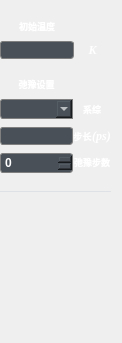
       <widget class="QWidget" name="page_2">
        <property name="geometry">
         <rect>
          <x>0</x>
          <y>0</y>
          <width>122</width>
          <height>343</height>
         </rect>
        </property>
        <attribute name="icon">
         <iconset>
          <selectedon>:/background/原子服务.png</selectedon>
         </iconset>
        </attribute>
        <attribute name="label">
         <string>环境设置</string>
        </attribute>
        <layout class="QVBoxLayout" name="verticalLayout_18">
         <property name="leftMargin">
          <number>0</number>
         </property>
         <property name="bottomMargin">
          <number>150</number>
         </property>
         <item>
          <layout class="QVBoxLayout" name="verticalLayout_12">
           <property name="spacing">
            <number>6</number>
           </property>
           <item>
            <layout class="QVBoxLayout" name="verticalLayout_10" stretch="1,2">
             <property name="spacing">
              <number>0</number>
             </property>
             <item>
              <layout class="QHBoxLayout" name="horizontalLayout_7" stretch="2,1">
               <property name="spacing">
                <number>0</number>
               </property>
               <item>
                <layout class="QVBoxLayout" name="verticalLayout_6">
                 <item>
                  <widget class="QLabel" name="label_12">
                   <property name="sizePolicy">
                    <sizepolicy hsizetype="Preferred" vsizetype="Fixed">
                     <horstretch>0</horstretch>
                     <verstretch>0</verstretch>
                    </sizepolicy>
                   </property>
                   <property name="font">
                    <font>
                     <family>微软雅黑</family>
                     <pointsize>7</pointsize>
                     <weight>75</weight>
                     <bold>true</bold>
                    </font>
                   </property>
                   <property name="styleSheet">
                    <string notr="true">color: rgb(255, 255, 255);
</string>
                   </property>
                   <property name="text">
                    <string>初始温度</string>
                   </property>
                   <property name="alignment">
                    <set>Qt::AlignCenter</set>
                   </property>
                  </widget>
                 </item>
                 <item>
                  <widget class="QLineEdit" name="lineEdit">
                   <property name="sizePolicy">
                    <sizepolicy hsizetype="Preferred" vsizetype="Fixed">
                     <horstretch>0</horstretch>
                     <verstretch>0</verstretch>
                    </sizepolicy>
                   </property>
                   <property name="font">
                    <font>
                     <family>Arial</family>
                     <pointsize>9</pointsize>
                     <weight>75</weight>
                     <bold>true</bold>
                    </font>
                   </property>
                   <property name="styleSheet">
                    <string notr="true">border: 1px solid gray;
border-radius: 3px;
background-color: #495057;
color: rgb(255, 255, 255);</string>
                   </property>
                   <property name="alignment">
                    <set>Qt::AlignCenter</set>
                   </property>
                  </widget>
                 </item>
                </layout>
               </item>
               <item>
                <layout class="QVBoxLayout" name="verticalLayout_7">
                 <property name="bottomMargin">
                  <number>7</number>
                 </property>
                 <item>
                  <layout class="QHBoxLayout" name="horizontalLayout_6" stretch="1,8,1">
                   <item>
                    <spacer name="horizontalSpacer_5">
                     <property name="orientation">
                      <enum>Qt::Horizontal</enum>
                     </property>
                     <property name="sizeHint" stdset="0">
                      <size>
                       <width>40</width>
                       <height>20</height>
                      </size>
                     </property>
                    </spacer>
                   </item>
                   <item>
                    <widget class="QLabel" name="label_10">
                     <property name="styleSheet">
                      <string notr="true">border-image: url(:/background/温度.png);</string>
                     </property>
                     <property name="text">
                      <string/>
                     </property>
                    </widget>
                   </item>
                   <item>
                    <spacer name="horizontalSpacer_6">
                     <property name="orientation">
                      <enum>Qt::Horizontal</enum>
                     </property>
                     <property name="sizeHint" stdset="0">
                      <size>
                       <width>40</width>
                       <height>20</height>
                      </size>
                     </property>
                    </spacer>
                   </item>
                  </layout>
                 </item>
                 <item>
                  <widget class="QLabel" name="label_11">
                   <property name="sizePolicy">
                    <sizepolicy hsizetype="Preferred" vsizetype="Preferred">
                     <horstretch>0</horstretch>
                     <verstretch>0</verstretch>
                    </sizepolicy>
                   </property>
                   <property name="font">
                    <font>
                     <family>Times New Roman</family>
                     <weight>75</weight>
                     <italic>true</italic>
                     <bold>true</bold>
                    </font>
                   </property>
                   <property name="styleSheet">
                    <string notr="true">color: rgb(255, 255, 255);
</string>
                   </property>
                   <property name="text">
                    <string>K</string>
                   </property>
                   <property name="alignment">
                    <set>Qt::AlignCenter</set>
                   </property>
                  </widget>
                 </item>
                </layout>
               </item>
              </layout>
             </item>
             <item>
              <layout class="QHBoxLayout" name="horizontalLayout_10" stretch="2,1">
               <property name="spacing">
                <number>0</number>
               </property>
               <item>
                <layout class="QVBoxLayout" name="verticalLayout_8">
                 <item>
                  <widget class="QLabel" name="label_13">
                   <property name="sizePolicy">
                    <sizepolicy hsizetype="Preferred" vsizetype="Fixed">
                     <horstretch>0</horstretch>
                     <verstretch>0</verstretch>
                    </sizepolicy>
                   </property>
                   <property name="font">
                    <font>
                     <family>微软雅黑</family>
                     <pointsize>7</pointsize>
                     <weight>75</weight>
                     <bold>true</bold>
                    </font>
                   </property>
                   <property name="styleSheet">
                    <string notr="true">color: rgb(255, 255, 255);
</string>
                   </property>
                   <property name="text">
                    <string>弛豫设置</string>
                   </property>
                   <property name="alignment">
                    <set>Qt::AlignCenter</set>
                   </property>
                  </widget>
                 </item>
                 <item>
                  <widget class="QComboBox" name="comboBox_3">
                   <property name="font">
                    <font>
                     <family>Arial</family>
                     <pointsize>9</pointsize>
                     <weight>75</weight>
                     <bold>true</bold>
                    </font>
                   </property>
                   <property name="cursor">
                    <cursorShape>OpenHandCursor</cursorShape>
                   </property>
                   <property name="styleSheet">
                    <string notr="true">QComboBox{
	border: 1px solid gray;
    border-top-left-radius: 3px;
	border-bottom-left-radius: 3px;
    padding: 1px 2px 1px 2px;
    min-width: 3em;
	background-color: #495057;
	color: rgb(255, 255, 255);
}


</string>
                   </property>
                  </widget>
                 </item>
                 <item>
                  <widget class="QLineEdit" name="lineEdit_2">
                   <property name="sizePolicy">
                    <sizepolicy hsizetype="Preferred" vsizetype="Fixed">
                     <horstretch>0</horstretch>
                     <verstretch>0</verstretch>
                    </sizepolicy>
                   </property>
                   <property name="font">
                    <font>
                     <family>Arial</family>
                     <weight>75</weight>
                     <bold>true</bold>
                    </font>
                   </property>
                   <property name="styleSheet">
                    <string notr="true">border: 1px solid gray;
border-radius: 3px;
background-color: #495057;
color: rgb(255, 255, 255);</string>
                   </property>
                  </widget>
                 </item>
                 <item>
                  <widget class="QSpinBox" name="spinBox_4">
                   <property name="sizePolicy">
                    <sizepolicy hsizetype="Preferred" vsizetype="Fixed">
                     <horstretch>0</horstretch>
                     <verstretch>0</verstretch>
                    </sizepolicy>
                   </property>
                   <property name="font">
                    <font>
                     <family>Arial</family>
                     <weight>75</weight>
                     <bold>true</bold>
                    </font>
                   </property>
                   <property name="styleSheet">
                    <string notr="true">QSpinBox{
	color: rgb(255, 255, 255);
	border: 1px solid gray;
    border-radius: 3px;
    padding: 1px 2px 1px 2px;
    min-width: 3em;
	background-color: #495057;
}

</string>
                   </property>
                  </widget>
                 </item>
                </layout>
               </item>
               <item>
                <layout class="QVBoxLayout" name="verticalLayout_9">
                 <property name="bottomMargin">
                  <number>9</number>
                 </property>
                 <item>
                  <layout class="QHBoxLayout" name="horizontalLayout_8" stretch="1,8,1">
                   <item>
                    <spacer name="horizontalSpacer_7">
                     <property name="orientation">
                      <enum>Qt::Horizontal</enum>
                     </property>
                     <property name="sizeHint" stdset="0">
                      <size>
                       <width>40</width>
                       <height>20</height>
                      </size>
                     </property>
                    </spacer>
                   </item>
                   <item>
                    <widget class="QLabel" name="label_14">
                     <property name="styleSheet">
                      <string notr="true">border-image: url(:/background/系综选择.png);</string>
                     </property>
                     <property name="text">
                      <string/>
                     </property>
                    </widget>
                   </item>
                   <item>
                    <spacer name="horizontalSpacer_8">
                     <property name="orientation">
                      <enum>Qt::Horizontal</enum>
                     </property>
                     <property name="sizeHint" stdset="0">
                      <size>
                       <width>40</width>
                       <height>20</height>
                      </size>
                     </property>
                    </spacer>
                   </item>
                  </layout>
                 </item>
                 <item>
                  <widget class="QLabel" name="label_15">
                   <property name="sizePolicy">
                    <sizepolicy hsizetype="Preferred" vsizetype="Preferred">
                     <horstretch>0</horstretch>
                     <verstretch>0</verstretch>
                    </sizepolicy>
                   </property>
                   <property name="font">
                    <font>
                     <family>微软雅黑</family>
                     <pointsize>7</pointsize>
                     <weight>75</weight>
                     <bold>true</bold>
                    </font>
                   </property>
                   <property name="styleSheet">
                    <string notr="true">color: rgb(255, 255, 255);
</string>
                   </property>
                   <property name="text">
                    <string>系综</string>
                   </property>
                   <property name="alignment">
                    <set>Qt::AlignCenter</set>
                   </property>
                  </widget>
                 </item>
                 <item>
                  <layout class="QHBoxLayout" name="horizontalLayout_9">
                   <property name="spacing">
                    <number>0</number>
                   </property>
                   <item>
                    <widget class="QLabel" name="label_16">
                     <property name="sizePolicy">
                      <sizepolicy hsizetype="Preferred" vsizetype="Preferred">
                       <horstretch>0</horstretch>
                       <verstretch>0</verstretch>
                      </sizepolicy>
                     </property>
                     <property name="font">
                      <font>
                       <family>微软雅黑</family>
                       <pointsize>7</pointsize>
                       <weight>75</weight>
                       <bold>true</bold>
                      </font>
                     </property>
                     <property name="styleSheet">
                      <string notr="true">color: rgb(255, 255, 255);
</string>
                     </property>
                     <property name="text">
                      <string>步长</string>
                     </property>
                     <property name="alignment">
                      <set>Qt::AlignCenter</set>
                     </property>
                    </widget>
                   </item>
                   <item>
                    <widget class="QLabel" name="label_17">
                     <property name="sizePolicy">
                      <sizepolicy hsizetype="Preferred" vsizetype="Preferred">
                       <horstretch>0</horstretch>
                       <verstretch>0</verstretch>
                      </sizepolicy>
                     </property>
                     <property name="font">
                      <font>
                       <family>Times New Roman</family>
                       <weight>75</weight>
                       <italic>true</italic>
                       <bold>true</bold>
                      </font>
                     </property>
                     <property name="styleSheet">
                      <string notr="true">color: rgb(255, 255, 255);
</string>
                     </property>
                     <property name="text">
                      <string>(ps)</string>
                     </property>
                     <property name="alignment">
                      <set>Qt::AlignCenter</set>
                     </property>
                    </widget>
                   </item>
                  </layout>
                 </item>
                 <item>
                  <widget class="QLabel" name="label_18">
                   <property name="sizePolicy">
                    <sizepolicy hsizetype="Preferred" vsizetype="Preferred">
                     <horstretch>0</horstretch>
                     <verstretch>0</verstretch>
                    </sizepolicy>
                   </property>
                   <property name="font">
                    <font>
                     <family>微软雅黑</family>
                     <pointsize>7</pointsize>
                     <weight>75</weight>
                     <bold>true</bold>
                    </font>
                   </property>
                   <property name="styleSheet">
                    <string notr="true">color: rgb(255, 255, 255);
</string>
                   </property>
                   <property name="text">
                    <string>弛豫步数</string>
                   </property>
                   <property name="alignment">
                    <set>Qt::AlignCenter</set>
                   </property>
                  </widget>
                 </item>
                </layout>
               </item>
              </layout>
             </item>
            </layout>
           </item>
           <item>
            <widget class="QFrame" name="frame_3">
             <property name="styleSheet">
              <string notr="true">QFrame {
    color: #dee2e6; /* 修改线条颜色 */

}</string>
             </property>
             <property name="frameShape">
              <enum>QFrame::HLine</enum>
             </property>
             <property name="frameShadow">
              <enum>QFrame::Plain</enum>
             </property>
            </widget>
           </item>
          </layout>
         </item>
        </layout>
       </widget>
